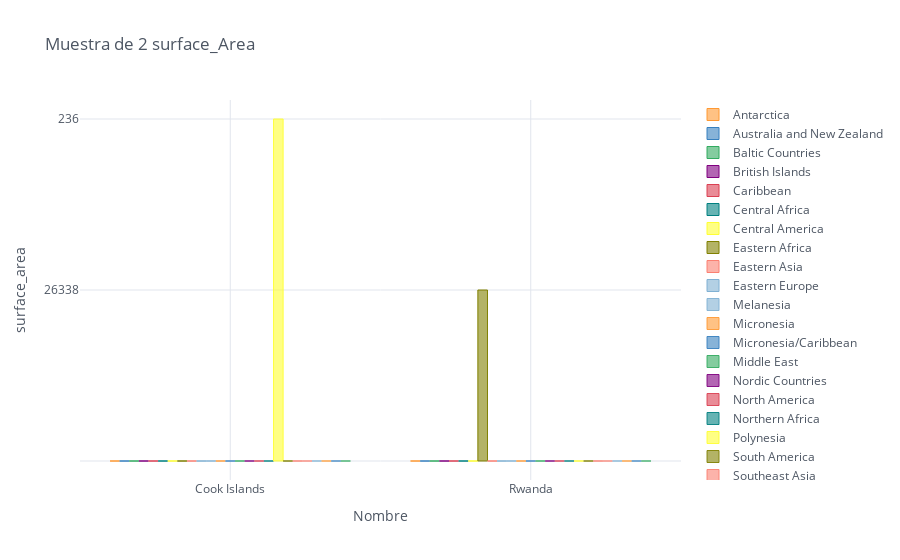

Source (notebook cell):
### Code cell
# Barplot o grafico de barras
surface_muestra = Data_res2[Data_res2.index.isin(["Rwanda", "Cook Islands"])]

# plotting
surface_muestra.iplot(kind='bar', xTitle='Nombre',
                           yTitle='surface_area', title='Muestra de 2 surface_Area')

### Figure 1 — Plotly figure (JSON) as saved in the notebook; plotly's stock layout.template omitted (floating-point values rounded to 4 significant figures)
{"data": [{"marker": {"color": "rgba(255, 153, 51, 0.6)", "line": {"color": "rgba(255, 153, 51, 1.0)", "width": 1}}, "name": "Antarctica", "orientation": "v", "text": "", "type": "bar", "x": ["Cook Islands", "Rwanda"], "y": ["", ""]}, {"marker": {"color": "rgba(55, 128, 191, 0.6)", "line": {"color": "rgba(55, 128, 191, 1.0)", "width": 1}}, "name": "Australia and New Zealand", "orientation": "v", "text": "", "type": "bar", "x": ["Cook Islands", "Rwanda"], "y": ["", ""]}, {"marker": {"color": "rgba(50, 171, 96, 0.6)", "line": {"color": "rgba(50, 171, 96, 1.0)", "width": 1}}, "name": "Baltic Countries", "orientation": "v", "text": "", "type": "bar", "x": ["Cook Islands", "Rwanda"], "y": ["", ""]}, {"marker": {"color": "rgba(128, 0, 128, 0.6)", "line": {"color": "rgba(128, 0, 128, 1.0)", "width": 1}}, "name": "British Islands", "orientation": "v", "text": "", "type": "bar", "x": ["Cook Islands", "Rwanda"], "y": ["", ""]}, {"marker": {"color": "rgba(219, 64, 82, 0.6)", "line": {"color": "rgba(219, 64, 82, 1.0)", "width": 1}}, "name": "Caribbean", "orientation": "v", "text": "", "type": "bar", "x": ["Cook Islands", "Rwanda"], "y": ["", ""]}, {"marker": {"color": "rgba(0, 128, 128, 0.6)", "line": {"color": "rgba(0, 128, 128, 1.0)", "width": 1}}, "name": "Central Africa", "orientation": "v", "text": "", "type": "bar", "x": ["Cook Islands", "Rwanda"], "y": ["", ""]}, {"marker": {"color": "rgba(255, 255, 51, 0.6)", "line": {"color": "rgba(255, 255, 51, 1.0)", "width": 1}}, "name": "Central America", "orientation": "v", "text": "", "type": "bar", "x": ["Cook Islands", "Rwanda"], "y": ["", ""]}, {"marker": {"color": "rgba(128, 128, 0, 0.6)", "line": {"color": "rgba(128, 128, 0, 1.0)", "width": 1}}, "name": "Eastern Africa", "orientation": "v", "text": "", "type": "bar", "x": ["Cook Islands", "Rwanda"], "y": ["", 26338]}, {"marker": {"color": "rgba(251, 128, 114, 0.6)", "line": {"color": "rgba(251, 128, 114, 1.0)", "width": 1}}, "name": "Eastern Asia", "orientation": "v", "text": "", "type": "bar", "x": ["Cook Islands", "Rwanda"], "y": ["", ""]}, {"marker": {"color": "rgba(128, 177, 211, 0.6)", "line": {"color": "rgba(128, 177, 211, 1.0)", "width": 1}}, "name": "Eastern Europe", "orientation": "v", "text": "", "type": "bar", "x": ["Cook Islands", "Rwanda"], "y": ["", ""]}, {"marker": {"color": "rgba(128, 177, 211, 0.6)", "line": {"color": "rgba(128, 177, 211, 0.8999999999999999)", "width": 1}}, "name": "Melanesia", "orientation": "v", "text": "", "type": "bar", "x": ["Cook Islands", "Rwanda"], "y": ["", ""]}, {"marker": {"color": "rgba(255, 153, 51, 0.6)", "line": {"color": "rgba(255, 153, 51, 0.8999999999999999)", "width": 1}}, "name": "Micronesia", "orientation": "v", "text": "", "type": "bar", "x": ["Cook Islands", "Rwanda"], "y": ["", ""]}, {"marker": {"color": "rgba(55, 128, 191, 0.6)", "line": {"color": "rgba(55, 128, 191, 0.8999999999999999)", "width": 1}}, "name": "Micronesia/Caribbean", "orientation": "v", "text": "", "type": "bar", "x": ["Cook Islands", "Rwanda"], "y": ["", ""]}, {"marker": {"color": "rgba(50, 171, 96, 0.6)", "line": {"color": "rgba(50, 171, 96, 0.8999999999999999)", "width": 1}}, "name": "Middle East", "orientation": "v", "text": "", "type": "bar", "x": ["Cook Islands", "Rwanda"], "y": ["", ""]}, {"marker": {"color": "rgba(128, 0, 128, 0.6)", "line": {"color": "rgba(128, 0, 128, 0.8999999999999999)", "width": 1}}, "name": "Nordic Countries", "orientation": "v", "text": "", "type": "bar", "x": ["Cook Islands", "Rwanda"], "y": ["", ""]}, {"marker": {"color": "rgba(219, 64, 82, 0.6)", "line": {"color": "rgba(219, 64, 82, 0.8999999999999999)", "width": 1}}, "name": "North America", "orientation": "v", "text": "", "type": "bar", "x": ["Cook Islands", "Rwanda"], "y": ["", ""]}, {"marker": {"color": "rgba(0, 128, 128, 0.6)", "line": {"color": "rgba(0, 128, 128, 0.8999999999999999)", "width": 1}}, "name": "Northern Africa", "orientation": "v", "text": "", "type": "bar", "x": ["Cook Islands", "Rwanda"], "y": ["", ""]}, {"marker": {"color": "rgba(255, 255, 51, 0.6)", "line": {"color": "rgba(255, 255, 51, 0.8999999999999999)", "width": 1}}, "name": "Polynesia", "orientation": "v", "text": "", "type": "bar", "x": ["Cook Islands", "Rwanda"], "y": [236, ""]}, {"marker": {"color": "rgba(128, 128, 0, 0.6)", "line": {"color": "rgba(128, 128, 0, 0.8999999999999999)", "width": 1}}, "name": "South America", "orientation": "v", "text": "", "type": "bar", "x": ["Cook Islands", "Rwanda"], "y": ["", ""]}, {"marker": {"color": "rgba(251, 128, 114, 0.6)", "line": {"color": "rgba(251, 128, 114, 0.8999999999999999)", "width": 1}}, "name": "Southeast Asia", "orientation": "v", "text": "", "type": "bar", "x": ["Cook Islands", "Rwanda"], "y": ["", ""]}, {"marker": {"color": "rgba(251, 128, 114, 0.6)", "line": {"color": "rgba(251, 128, 114, 0.7999999999999998)", "width": 1}}, "name": "Southern Africa", "orientation": "v", "text": "", "type": "bar", "x": ["Cook Islands", "Rwanda"], "y": ["", ""]}, {"marker": {"color": "rgba(128, 177, 211, 0.6)", "line": {"color": "rgba(128, 177, 211, 0.7999999999999998)", "width": 1}}, "name": "Southern Europe", "orientation": "v", "text": "", "type": "bar", "x": ["Cook Islands", "Rwanda"], "y": ["", ""]}, {"marker": {"color": "rgba(255, 153, 51, 0.6)", "line": {"color": "rgba(255, 153, 51, 0.7999999999999998)", "width": 1}}, "name": "Southern and Central Asia", "orientation": "v", "text": "", "type": "bar", "x": ["Cook Islands", "Rwanda"], "y": ["", ""]}, {"marker": {"color": "rgba(55, 128, 191, 0.6)", "line": {"color": "rgba(55, 128, 191, 0.7999999999999998)", "width": 1}}, "name": "Western Africa", "orientation": "v", "text": "", "type": "bar", "x": ["Cook Islands", "Rwanda"], "y": ["", ""]}, {"marker": {"color": "rgba(50, 171, 96, 0.6)", "line": {"color": "rgba(50, 171, 96, 0.7999999999999998)", "width": 1}}, "name": "Western Europe", "orientation": "v", "text": "", "type": "bar", "x": ["Cook Islands", "Rwanda"], "y": ["", ""]}], "layout": {"legend": {"bgcolor": "#FFFFFF", "font": {"color": "#4D5663"}}, "paper_bgcolor": "#FFFFFF", "plot_bgcolor": "#FFFFFF", "title": {"font": {"color": "#4D5663"}, "text": "Muestra de 2 surface_Area"}, "xaxis": {"gridcolor": "#E1E5ED", "showgrid": true, "tickfont": {"color": "#4D5663"}, "title": {"font": {"color": "#4D5663"}, "text": "Nombre"}, "zerolinecolor": "#E1E5ED"}, "yaxis": {"gridcolor": "#E1E5ED", "showgrid": true, "tickfont": {"color": "#4D5663"}, "title": {"font": {"color": "#4D5663"}, "text": "surface_area"}, "zerolinecolor": "#E1E5ED"}}}
